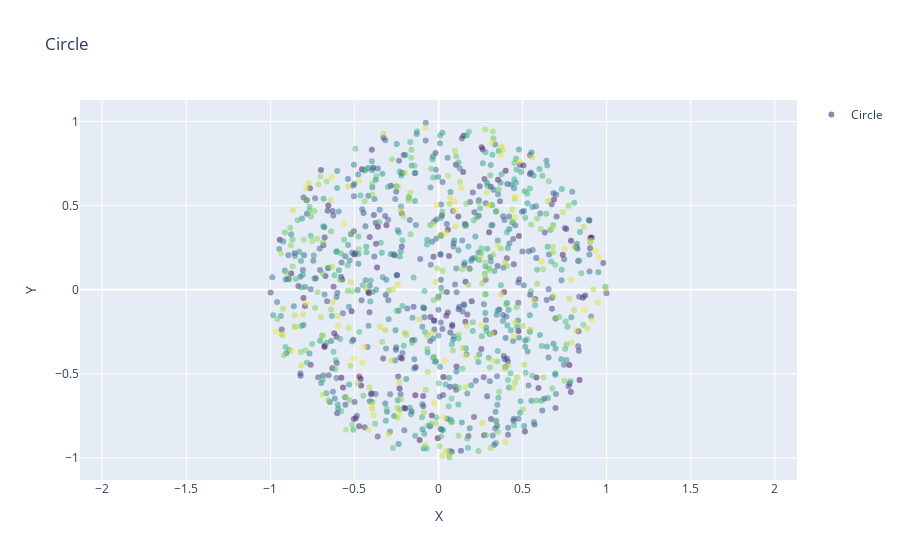

Notebook cell for this chart:
### Code cell
seed = [0,0]
std = 1
burn_in_ITERATION = 10000
lag = 1000
max_ITERATION = int(1e6)
XS, YS = metro_sample(f_circle_normalized, seed, std, burn_in_ITERATION, lag, max_ITERATION).T
plot2d(XS, YS, "Circle")

### Figure 1 — Plotly figure (JSON) as saved in the notebook; plotly's stock layout.template omitted (floating-point values rounded to 4 significant figures; data arrays with more than 128 entries replaced by an {"elided": "..."} marker saying what was removed)
{"data": [{"marker": {"color": {"elided": "990 float values"}, "colorscale": [[0, "#440154"], [0.1111, "#482878"], [0.2222, "#3e4989"], [0.3333, "#31688e"], [0.4444, "#26828e"], [0.5556, "#1f9e89"], [0.6667, "#35b779"], [0.7778, "#6ece58"], [0.8889, "#b5de2b"], [1, "#fde725"]], "opacity": 0.5}, "mode": "markers", "name": "Circle", "type": "scatter", "x": {"elided": "990 float values"}, "y": {"elided": "990 float values"}}], "layout": {"showlegend": true, "title": {"text": "Circle"}, "xaxis": {"scaleanchor": "y", "title": {"text": "X"}}, "yaxis": {"scaleanchor": "x", "title": {"text": "Y"}}}}
